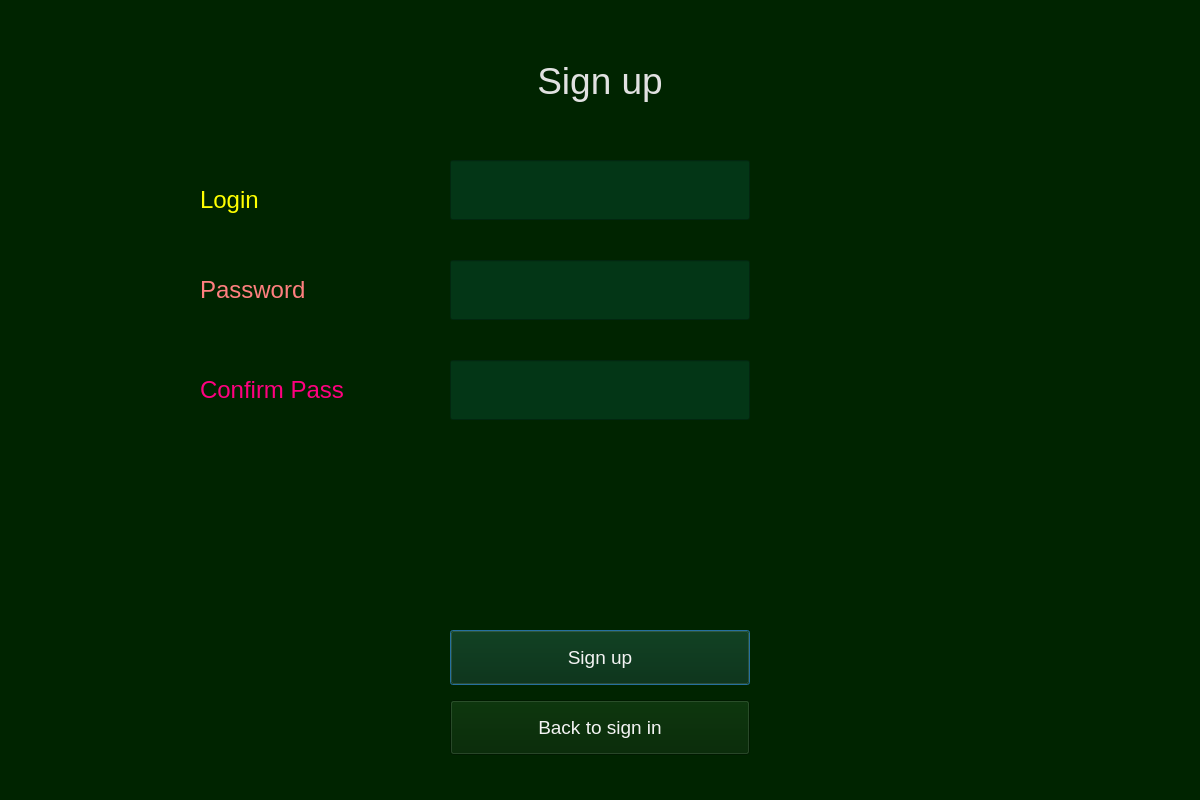
<?xml version="1.0" encoding="UTF-8"?>
<ui version="4.0">
 <class>Dialog</class>
 <widget class="QDialog" name="Dialog">
  <property name="geometry">
   <rect>
    <x>0</x>
    <y>0</y>
    <width>1200</width>
    <height>800</height>
   </rect>
  </property>
  <property name="windowTitle">
   <string>Dialog</string>
  </property>
  <property name="styleSheet">
   <string notr="true">background-color: rgb(0, 36, 0);
border-color: rgb(255, 255, 255);</string>
  </property>
  <widget class="QLabel" name="label">
   <property name="geometry">
    <rect>
     <x>450</x>
     <y>30</y>
     <width>300</width>
     <height>101</height>
    </rect>
   </property>
   <property name="styleSheet">
    <string notr="true">color:rgb(225, 225, 225); font-size:28pt;</string>
   </property>
   <property name="text">
    <string>Sign up</string>
   </property>
   <property name="alignment">
    <set>Qt::AlignCenter</set>
   </property>
  </widget>
  <widget class="QLabel" name="label_2">
   <property name="geometry">
    <rect>
     <x>200</x>
     <y>170</y>
     <width>190</width>
     <height>60</height>
    </rect>
   </property>
   <property name="styleSheet">
    <string notr="true">font-size:18pt; 
color:rgb(255, 255, 0);
border-color: rgb(255, 255, 255);</string>
   </property>
   <property name="text">
    <string>Login</string>
   </property>
  </widget>
  <widget class="QLineEdit" name="email">
   <property name="geometry">
    <rect>
     <x>450</x>
     <y>160</y>
     <width>300</width>
     <height>60</height>
    </rect>
   </property>
   <property name="mouseTracking">
    <bool>true</bool>
   </property>
   <property name="styleSheet">
    <string notr="true">border-color: rgb(255, 255, 255);
font-size:14pt; color:rgb(243, 243, 243);
selection-background-color: rgb(255, 255, 255);
selection-color: rgb(46, 194, 126);
background-color: rgb(3, 54, 22)</string>
   </property>
   <property name="frame">
    <bool>true</bool>
   </property>
  </widget>
  <widget class="QLineEdit" name="password">
   <property name="geometry">
    <rect>
     <x>450</x>
     <y>260</y>
     <width>300</width>
     <height>60</height>
    </rect>
   </property>
   <property name="styleSheet">
    <string notr="true">border-color: rgb(255, 255, 255);
font-size:14pt; color:rgb(243, 243, 243);
selection-background-color: rgb(255, 255, 255);
selection-color: rgb(46, 194, 126);
background-color: rgb(3, 54, 22)</string>
   </property>
   <property name="text">
    <string/>
   </property>
  </widget>
  <widget class="QLabel" name="label_3">
   <property name="geometry">
    <rect>
     <x>200</x>
     <y>260</y>
     <width>190</width>
     <height>60</height>
    </rect>
   </property>
   <property name="styleSheet">
    <string notr="true">font-size:18pt;
 color:rgb(255, 127, 127);
border-color: rgb(255, 255, 255);</string>
   </property>
   <property name="text">
    <string>Password</string>
   </property>
  </widget>
  <widget class="QPushButton" name="signupbutton">
   <property name="geometry">
    <rect>
     <x>450</x>
     <y>630</y>
     <width>300</width>
     <height>55</height>
    </rect>
   </property>
   <property name="styleSheet">
    <string notr="true">color:rgb(255, 0, 255);
font-size:14pt; 
color:rgb(243, 243, 243);</string>
   </property>
   <property name="text">
    <string>Sign up</string>
   </property>
  </widget>
  <widget class="QLineEdit" name="confirmpass">
   <property name="geometry">
    <rect>
     <x>450</x>
     <y>360</y>
     <width>300</width>
     <height>60</height>
    </rect>
   </property>
   <property name="styleSheet">
    <string notr="true">border-color: rgb(255, 255, 255);
font-size:14pt; color:rgb(243, 243, 243);
selection-background-color: rgb(255, 255, 255);
selection-color: rgb(46, 194, 126);
background-color: rgb(3, 54, 22)</string>
   </property>
   <property name="text">
    <string/>
   </property>
  </widget>
  <widget class="QLabel" name="label_4">
   <property name="geometry">
    <rect>
     <x>200</x>
     <y>360</y>
     <width>190</width>
     <height>60</height>
    </rect>
   </property>
   <property name="styleSheet">
    <string notr="true">font-size:18pt;
 color:rgb(255, 0, 127);
border-color: rgb(255, 255, 255);</string>
   </property>
   <property name="text">
    <string>Confirm Pass</string>
   </property>
  </widget>
  <widget class="QPushButton" name="back_to_sign_in_button">
   <property name="geometry">
    <rect>
     <x>450</x>
     <y>700</y>
     <width>300</width>
     <height>55</height>
    </rect>
   </property>
   <property name="styleSheet">
    <string notr="true">color:rgb(255, 0, 255);
font-size:14pt; 
color:rgb(243, 243, 243);</string>
   </property>
   <property name="text">
    <string>Back to sign in</string>
   </property>
  </widget>
  <zorder>label</zorder>
  <zorder>label_2</zorder>
  <zorder>password</zorder>
  <zorder>label_3</zorder>
  <zorder>signupbutton</zorder>
  <zorder>confirmpass</zorder>
  <zorder>label_4</zorder>
  <zorder>email</zorder>
  <zorder>back_to_sign_in_button</zorder>
 </widget>
 <resources/>
 <connections/>
</ui>
